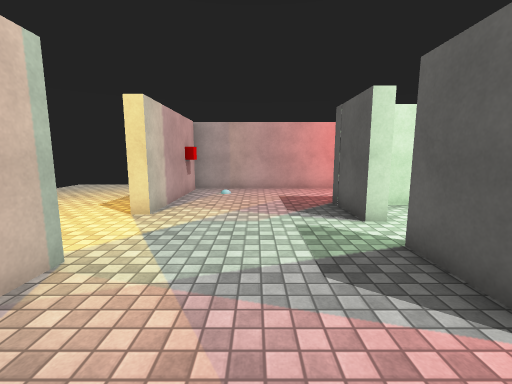
view 1 (above)

15 first-person views from a walk through a 3-D level made in the Unity game engine. The camera is 1.5 m above the floor, tilts 8° down and sees 90° across. The floor is counted in squares, 1 m on a side. Each view is taken from the middle of a square. On the plan, view 1 faces up. The plan holds only what a view shows up to about 13 squares ahead; the rest is blank. The place goes on beyond the plan. The player is left out. Some animated figures are not drawn. Door leaves are left out, so doorways stand open. Surface patterns are stand-ins for the level's own textures.

view 2
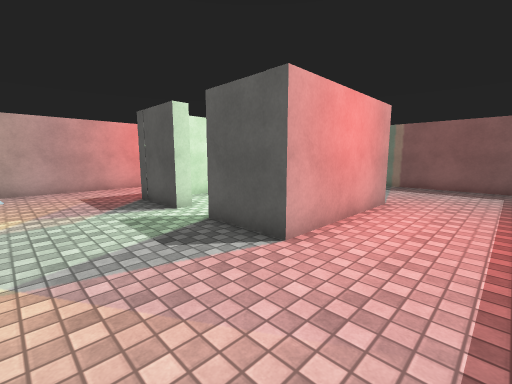

view 3
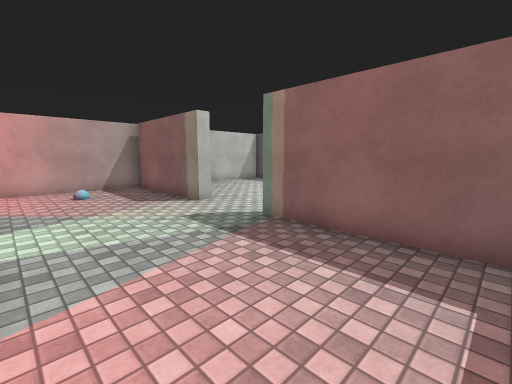

view 4
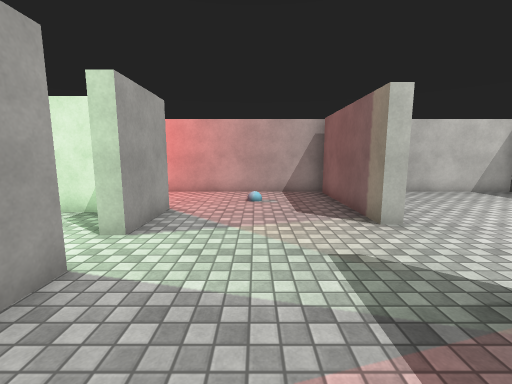

view 5
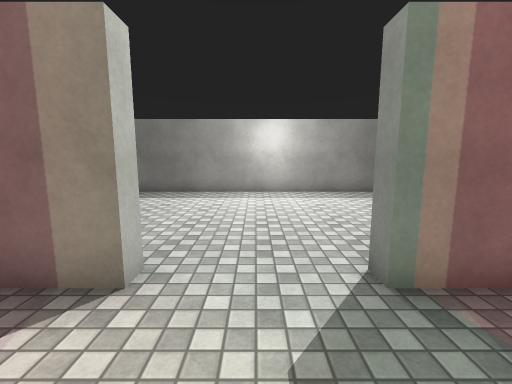

view 6
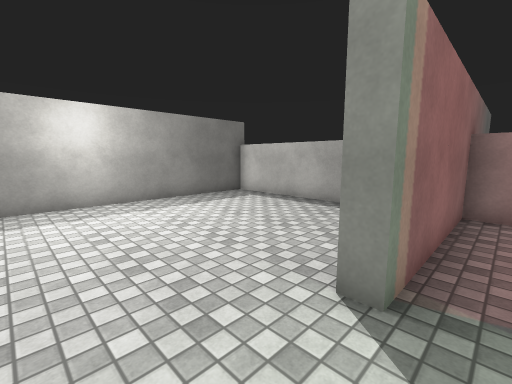

view 7
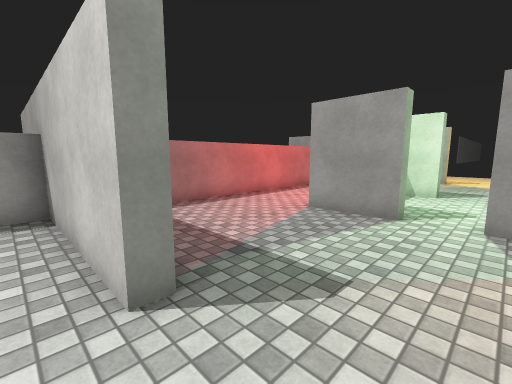

view 8
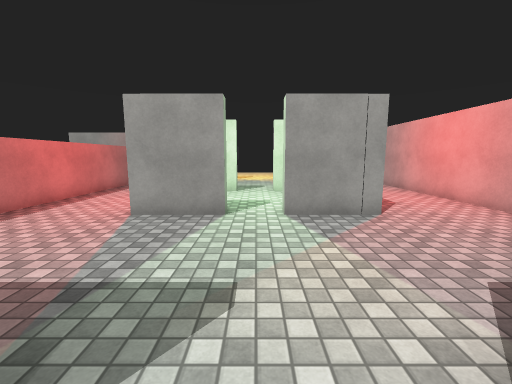

view 9
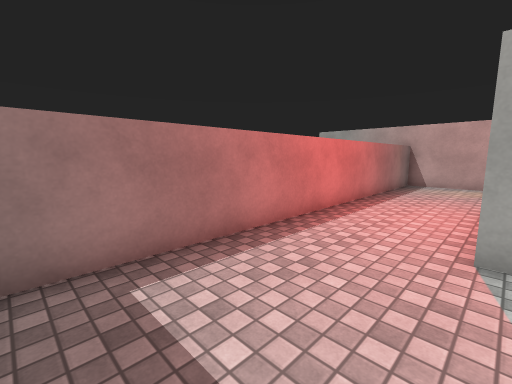

view 10
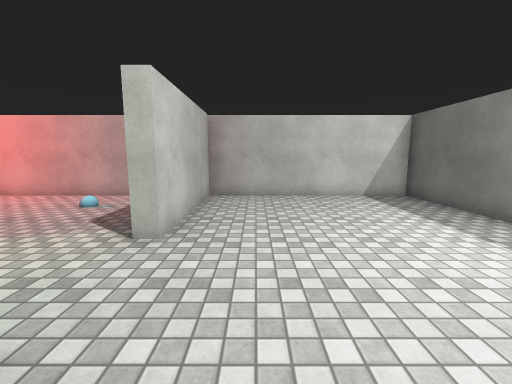

view 11
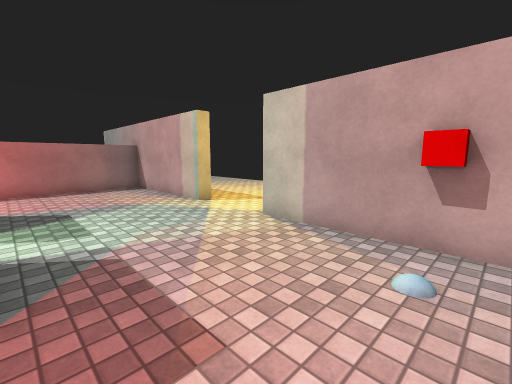

view 12
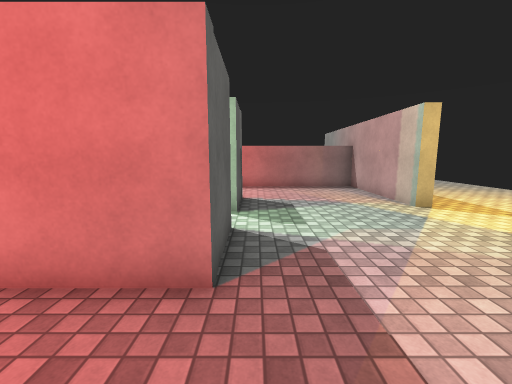

view 13
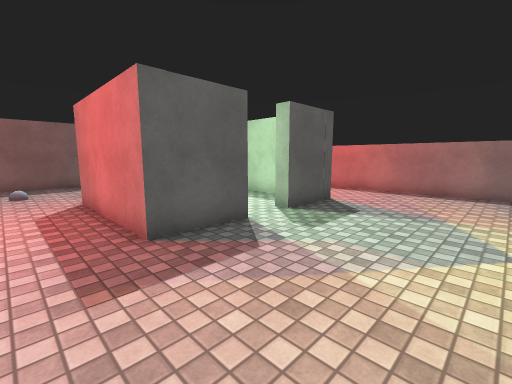

view 14
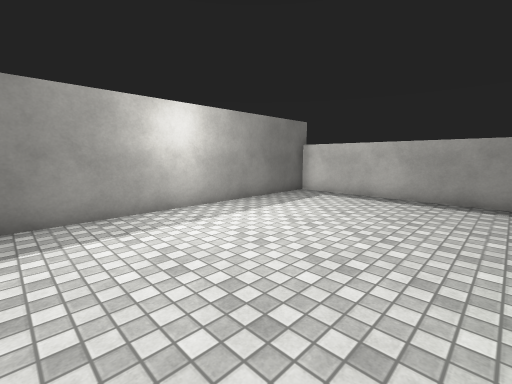

view 15
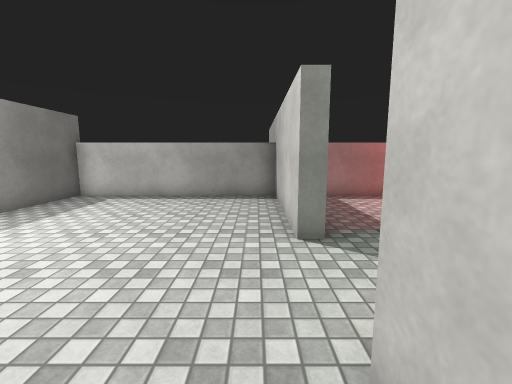

### Floor plan
Points are (right, up) in squares from view 1. A wall is a line through its corners. A room is listed if a view was taken in it or the views show most of it. See-through windows are left out.
Room 1 (views 1, 2, 3, 4, 5, 6, 9, 11, 12, 13)
walls: (3, 5.8) (2.5, 5.8) (2.5, 8.2) (7.5, 8.2) (7.5, 5.8) (7, 5.8); (7, 4.2) (7.5, 4.2) (7.5, 1.7) (2.5, 1.7) (2.5, 4.2) (3, 4.2); (-2.8, 3.5) (-2.8, -1.7) (12.8, -1.7) (12.8, 3.5); (12.8, 6.5) (12.8, 11.5); (12.9, 11.7) (-2.8, 11.7) (-2.8, 6.5)
ways out: open door at (13, 5) to room 2; opening at (3, 5) to room 3; opening at (7, 5) to room 3; open door at (-3, 5)
Room 2 (views 7, 8, 10, 14, 15)
walls: (13.2, 3.5) (13.2, -1.7) (20.7, -1.7) (20.7, 11.7) (12.9, 11.7); (13.2, 11.5) (13.2, 6.5)
ways out: open door at (13, 5) to room 1
Room 3 (no view inside)
walls: (3, 4.2) (3, 3.1); (3, 6.2) (3, 5.8); (5.8, 7.7) (4, 7.7); (4.6, 2.2) (6.3, 2.2)
ways out: opening at (3, 5) to room 1; opening at (7, 5) to room 1

Positions as (right, up) in squares from view 1, and headings:
1: (0, 0), facing up
2: (-1, -1), facing up-right
3: (8, -1), facing up-right
4: (10, 1), facing up
5: (10, 5), facing right
6: (12, 6), facing down-right
7: (14, 6), facing down-left
8: (14, 5), facing left
9: (12, 2), facing down-left
10: (15, 2), facing up
11: (2, 11), facing down-left
12: (2, 11), facing down
13: (-2, 10), facing down-right
14: (14, 8), facing down-right
15: (14, 8), facing down
